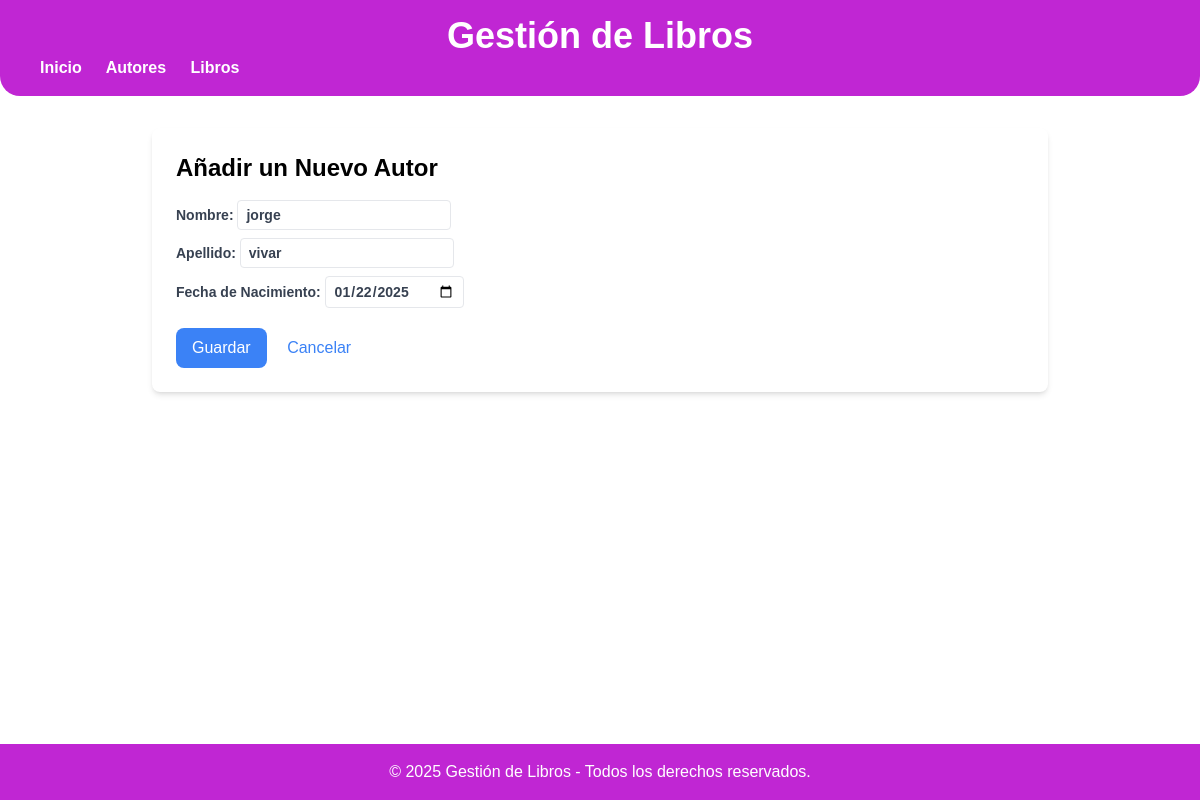
Before: /gestion/autores/1/edit/ with the older database file.
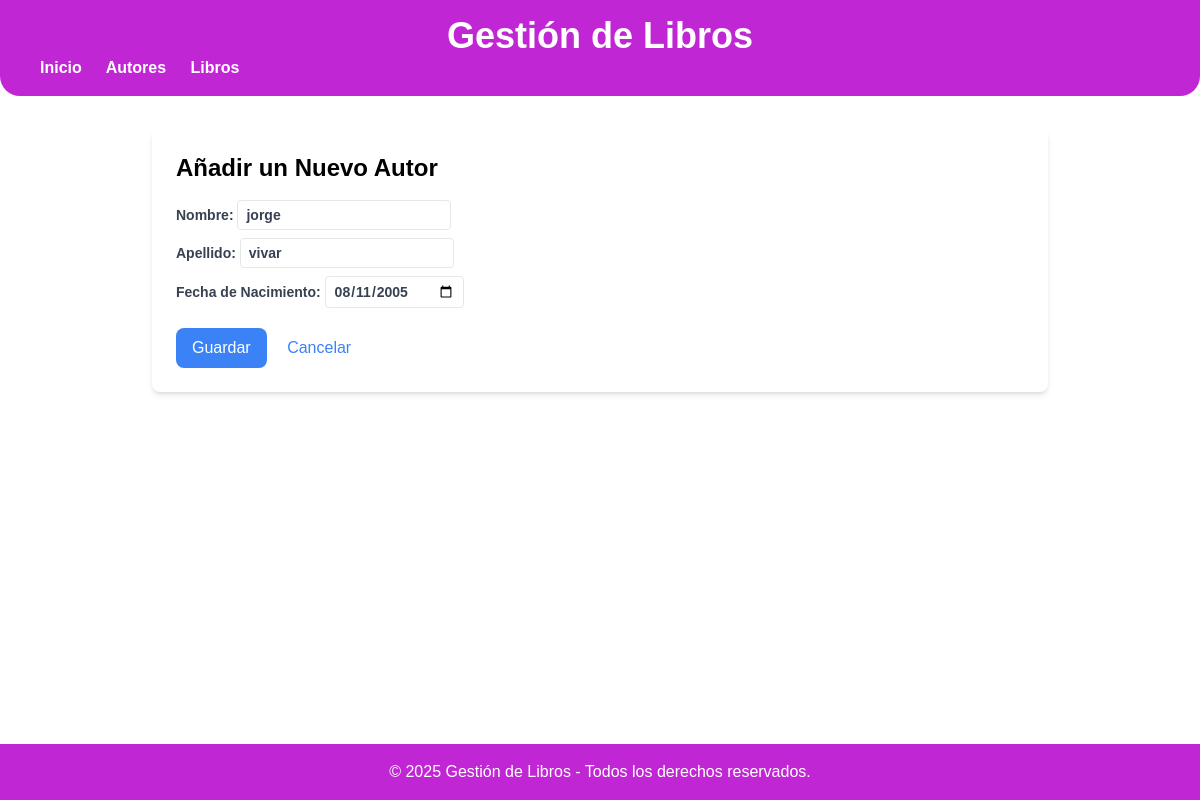
After: the same page with the newer database file.
### myapp/models.py (models this page shows, shortened)
class Autor(models.Model):
    nombre= models.CharField(max_length=100)
    apellido= models.CharField(max_length=100)
    fecha_nacimiento= models.DateField()

### myapp/views.py (the view)
# urls.py: path('autores/<int:pk>/edit/', views.AutorUpdateView.as_view(), name='edit_autor'),
class AutorUpdateView(UpdateView):
    model = Autor
    fields = ['nombre', 'apellido', 'fecha_nacimiento']
    template_name = 'edit_autor.html'
    success_url = reverse_lazy('lista_autores')

### templates/edit_autor.html (shortened to what this page needs)
{% extends 'layouts/base.html' %}
{% block content %}
    <h2 class="text-2xl font-bold mb-4">Añadir un Nuevo Autor</h2>
    <form method="post">
        <label class="block text-gray-700 text-sm font-bold mb-2">Nombre:
        <input type="text" name="nombre" value="{{ autor.nombre }}" class="form-input border rounded px-2 py-1"></label>
        <label class="block text-gray-700 text-sm font-bold mb-2">Apellido:
        <input type="text" name="apellido" value="{{ autor.apellido }}" class="form-input border rounded px-2 py-1"></label>
        <label class="block text-gray-700 text-sm font-bold mb-2">Fecha de Nacimiento:
        <input type="date" name="fecha_nacimiento" value="{{ autor.fecha_nacimiento | date:'Y-m-d'  }}" class="form-input border rounded px-2 py-1"></label>
        <button type="submit" class="bg-blue-500 text-white px-4 py-2 rounded-lg mt-3">Guardar</button>
        <a href="{% url 'lista_autores' %}" class="ml-4 text-blue-500">Cancelar</a>
    </form>
{% endblock %}

Changed rows visible on the page:
changed Autor "jorge": fecha_nacimiento "01/22/2025" → "08/11/2005"
